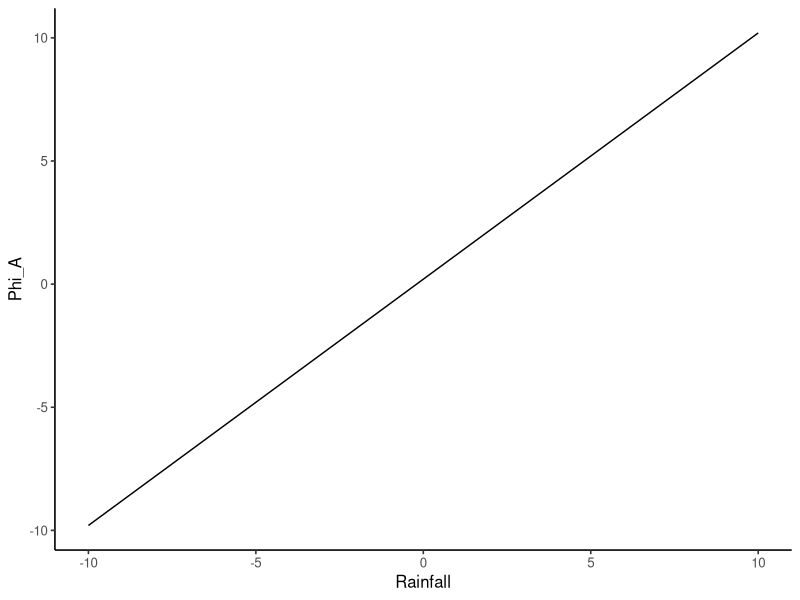
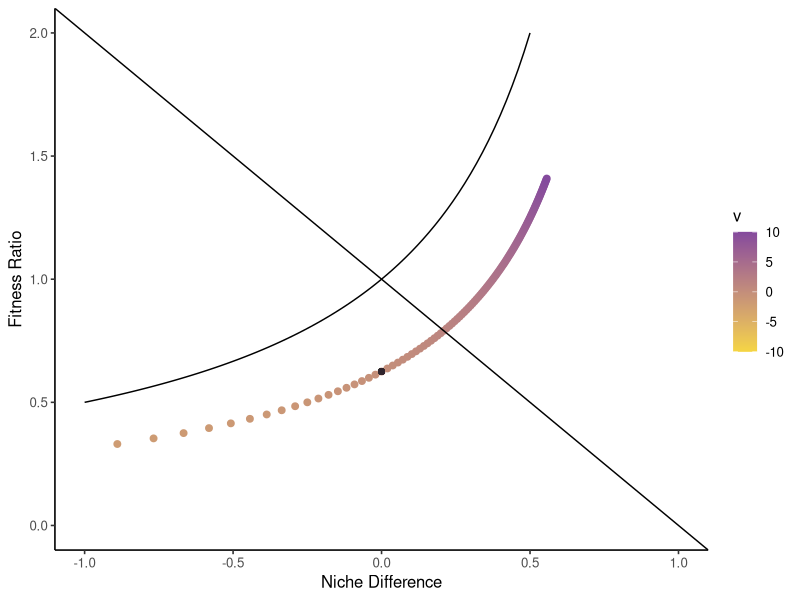
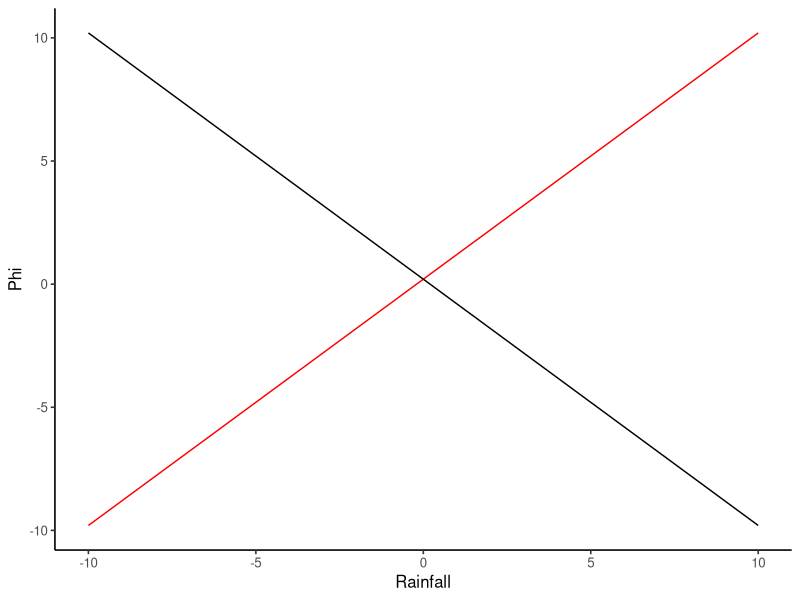
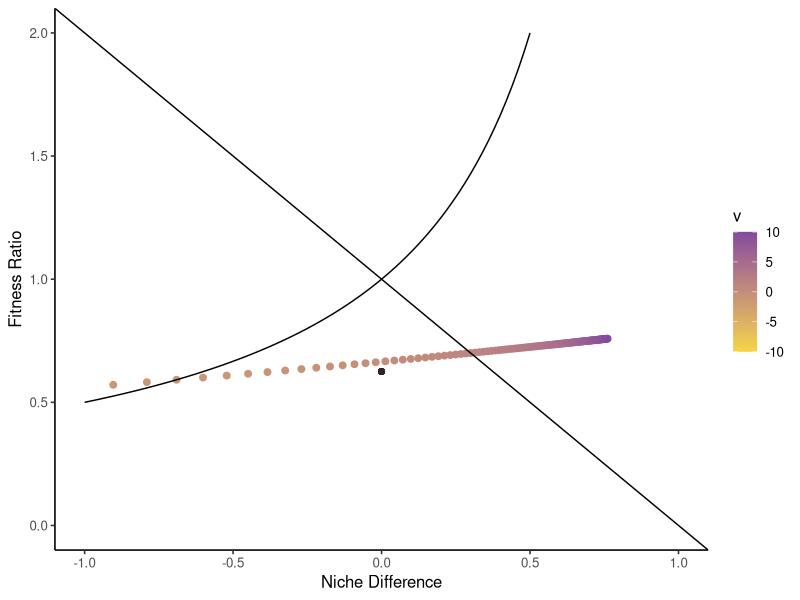
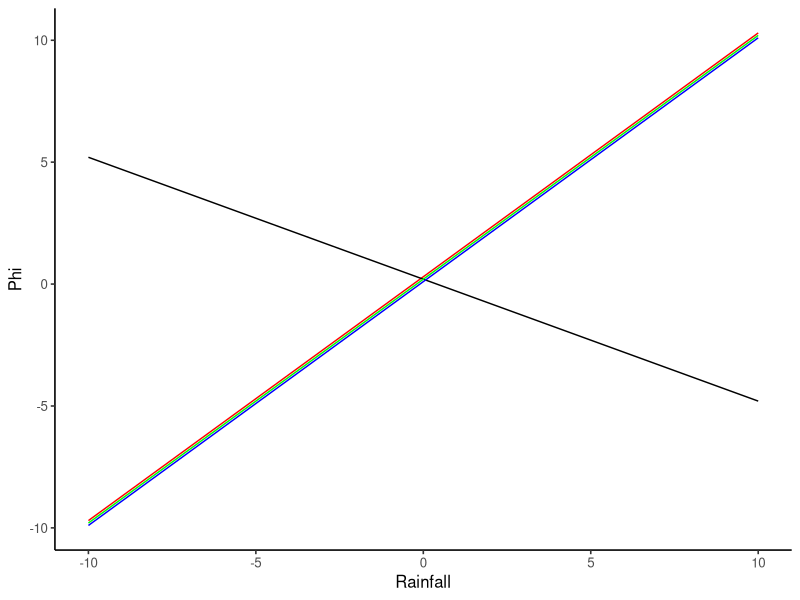
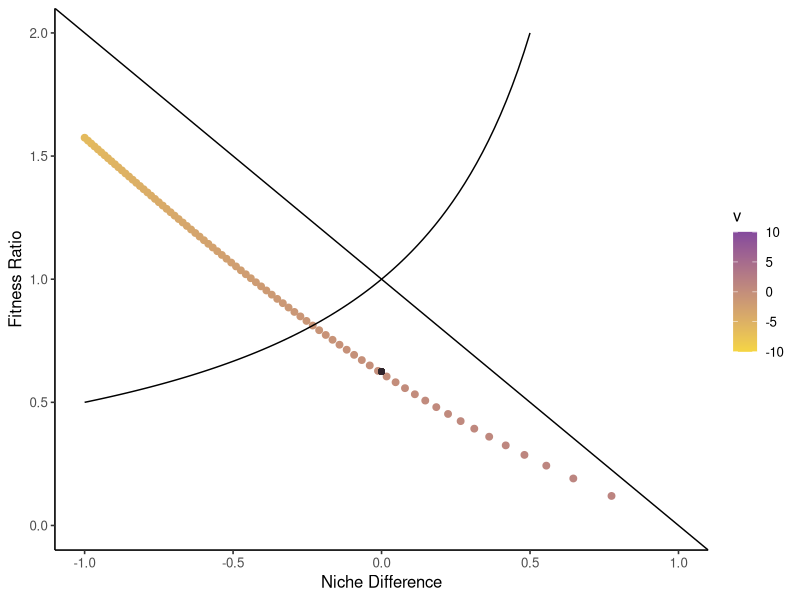

Reproduce these figures in R, in order.
##### GARLIC MUSTARD SIMULATIONS #####

library(ggplot2)

coexist_plot <- function(d, sterile = FALSE){
  # d is a dataframe that includes the following:
  # Microbe independent competitive effects ("Caa", "Cab", "Cbb", "Cba")
  # Competition coefficients ("Aaa", "Aab", "Abb", "Aba")
  # Environmental gradient ("v")
  d$niche <- 1 - sqrt((d$Aba * d$Aab)/(d$Aaa * d$Abb))
  d$fit <- sqrt((d$Aaa * d$Aab) / (d$Abb * d$Aba))
  d$niche[d$Aaa > 0 | d$Abb > 0 | d$Aab > 0 | d$Aba > 0] <- NaN
  d$fit[d$Aaa > 0 | d$Abb > 0 | d$Aab > 0 | d$Aba > 0] <- NaN
  nicheS <- 1 - sqrt((d$Cba[1] * d$Cab[1])/(d$Caa[1] * d$Cbb[1]))
  fitS <- sqrt((d$Caa[1] * d$Cab[1]) / (d$Cbb[1] * d$Cba[1]))
  f <- function(x) 1 / (-x + 1)
  p <- ggplot(d, aes(x = niche, y = fit, color = v)) + 
    geom_point(size = 2) + geom_abline(slope = -1, intercept = 1) + 
    theme_classic(base_size = 12) + stat_function(fun=f) + xlim(-1, 1) + ylim(0, 2) + 
    xlab("Niche Difference") + ylab("Fitness Ratio") +
    scale_color_gradient(low = "#F5D544", high = "#844A9D")
  if(sterile == TRUE) p + geom_point(aes(x = nicheS, y = fitS), color = "#2F242C") else p
}

### Species Specific Pathogen -----

## Panel A: Conceptual Diagram for Species Specific Pathogen

## Panel B: Coexistence Plot for Species Specific Pathogen

Caa <- rep(-.5, 201)
Cbb <- rep(-.8, 201)
Cba <- rep(-.8, 201)
Cab <- rep(-.5, 201)

s <- rep(-.2, 201)
p <- rep(.2, 201)

v <- seq(-10, 10, .1)

dat <- cbind.data.frame(Caa, Cbb, Cba, Cab, s, p, v)

dat$p.scaled <- dat$p + dat$v

# Visualizing the scaling function

ggplot(data = dat, aes( x= v, y = p.scaled)) + geom_line() + theme_classic(base_size = 12) + 
  xlab("Rainfall") + ylab("Phi_A")

dat$Aaa <- dat$Caa + dat$s*dat$p.scaled
dat$Abb <- dat$Cbb
dat$Aba <- dat$Cba
dat$Aab <- dat$Cab

coexist_plot(dat, TRUE)

### Adding a Species Specific Mutualist -----

## Panel C: Conceptual Diagram for Pathogen + Species Specific Mutualist

## Panel D: Coexistence Plot for Pathogen + Species Specific Mutualist

Caa <- rep(-.5, 201)
Cbb <- rep(-.8, 201)
Cba <- rep(-.8, 201)
Cab <- rep(-.5, 201)

sa <- rep(-.2, 201)
pa <- rep(.2, 201)
sb <- rep(.2, 201)
pb <- rep(.2, 201)

v <- seq(-10, 10, .1)

dat <- cbind.data.frame(Caa, Cbb, Cba, Cab, sa, pa, sb, pb, v)

dat$pa.scaled <- dat$pa + dat$v
dat$pb.scaled <- dat$pb - dat$v

# Visualizing the scaling functions

ggplot(data = dat) + geom_line(aes(x = v, y = pa.scaled), color = "red") + 
  geom_line(aes(x = v, y = pb.scaled), color = "black") +
  theme_classic(base_size = 12) + xlab("Rainfall") + ylab("Phi")

dat$Aaa <- dat$Caa + dat$sa*dat$pa.scaled
dat$Abb <- dat$Cbb + dat$sb*dat$pb.scaled
dat$Aba <- dat$Cba
dat$Aab <- dat$Cab

coexist_plot(dat, TRUE)

### Adding a Generalist Decomposer

## Panel E: Conceptual Diagram for Pathogen + Mutualist + General Decomposer

## Panel F: Coexistence Plot for Pathogen + Mutualist + General Decomposer

Caa <- rep(-.5, 201)
Cbb <- rep(-.8, 201)
Cba <- rep(-.8, 201)
Cab <- rep(-.5, 201)

sP <- rep(-.2, 201)
pP <- rep(.2, 201)
sM <- rep(.2, 201)
pM <- rep(.2, 201)
sDa <- rep(.3, 201)
pDa <- rep(.2, 201)
sDb <- rep(.1, 201)
pDb <- rep(.2, 201)

v <- seq(-10, 10, .1)

dat <- cbind.data.frame(Caa, Cbb, Cba, Cab, sP, pP, sM, pM, sDa, pDa, sDb, pDb, v)

dat$pP.scaled <- dat$pP + dat$v
dat$pM.scaled <- dat$pM - .5*dat$v
dat$pDa.scaled <- dat$pDa + dat$v
dat$pDb.scaled <- dat$pDb + dat$v

# Visualizing the scaling functions

ggplot(data = dat) + geom_line(aes(x = v, y = pP.scaled+.1), color = "red") + 
  geom_line(aes(x = v, y = pM.scaled), color = "black") +
  geom_line(aes(x = v, y = pDa.scaled), color = "green") +
  geom_line(aes(x = v, y = pDb.scaled-.1), color = "blue") +
  theme_classic(base_size = 12) + xlab("Rainfall") + ylab("Phi")

dat$Aaa <- dat$Caa + dat$sP*dat$pP.scaled + dat$sDa*dat$pDa.scaled
dat$Abb <- dat$Cbb + dat$sM*dat$pM.scaled + dat$sDb*dat$pDb.scaled
dat$Aba <- dat$Cba + dat$sDb*dat$pDa.scaled
dat$Aab <- dat$Cab + dat$sDa*dat$pDb.scaled

coexist_plot(dat, TRUE)
